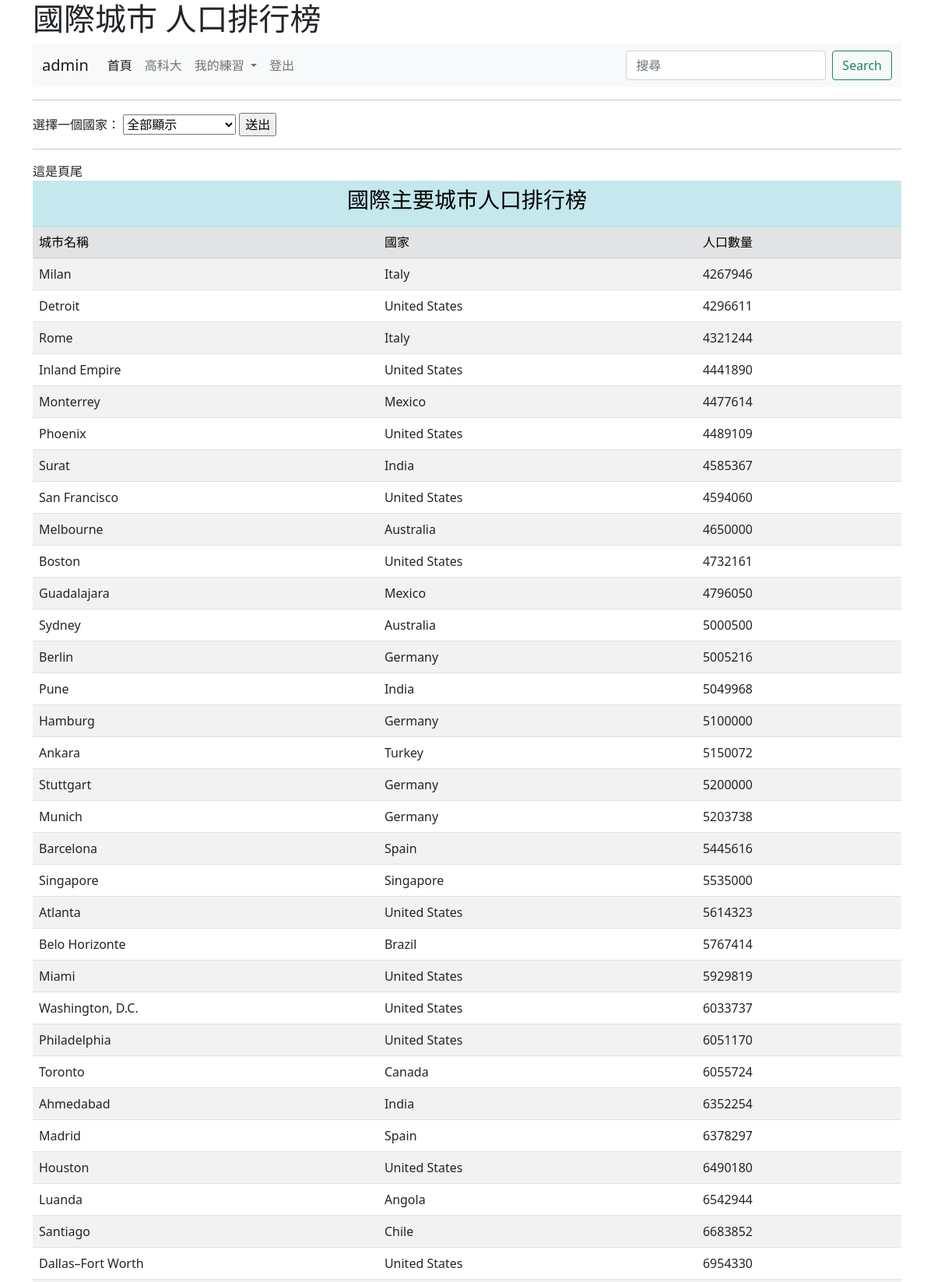
Page /rank/ (signed in, upper part) on the committed database.
### mysite/models.py (models this page shows, shortened)
class City(models.Model):
	name=models.CharField(max_length=50)
	population= models.IntegerField()
	country = models.ForeignKey(Country, on_delete=models.CASCADE)

class Country(models.Model):
	country_id = models.IntegerField() #國家id(index)為整數interger
	name = models.CharField(max_length=50) #國家名稱char
	def __str__(self):
		return self.name

### mysite/views.py (the view)
# urls.py: path('rank/',views.rank),
@login_required(login_url="/admin/login/")
def rank(request):
	if request.method == 'POST':
		id=request.POST["id"]
		if id.strip()=="999":
			return redirect("/rank/")
		try: #如果get不到的例外處理
			country=Country.objects.get(id=id)
		except:
			return redirect("/rank/")
		cities =City.objects.filter(country=country).order_by('population')
	else:
		cities=City.objects.all().order_by('population') #.order_by('population') 依照人口population進行排序
	countries=Country.objects.all()
	return render(request, "rank.html", locals())

### templates/rank.html (shortened to what this page needs)
{% extends "base.html" %}
{% block main %}
  <hr>
  <form action="/rank/" method=POST>
    選擇一個國家：
    <select name="id">
        <option value="999">全部顯示</option>
    </select>
    <input type="submit" value="送出">
  </form>
  <table class="table table-striped">
    <tr class="table-info">
      <td colspan="3" align="center"><h3>國際主要城市人口排行榜</h3></td>
    </tr>
    <tr class="table-secondary"><td>城市名稱</td><td>國家</td><td>人口數量</td></tr>
  {% for city in cities %}
  <tr>
    <td>{{ city.name }}</td>
    <td>{{ city.country }}</td>
    <td>{{ city.population }}</td>
  </tr>
  {% endfor %}
{% endblock %}

### templates/base.html (shortened to what this page needs)
<!doctype html>
<html>
	<head>
		<link href="https://cdn.jsdelivr.net/npm/bootstrap@5.0.2/dist/css/bootstrap.min.css" rel="stylesheet">
	</head>
	<body>
		<div class="container">
			<h1> {% block headmessage %}{% endblock %} </h1>
			{% include "menu.html" %}
			{% block main %}{% endblock %}
			<hr>
	</div>
	</body>
</html>

### templates/menu.html (shortened to what this page needs)
<nav class="navbar navbar-expand-lg navbar-light bg-light">
	<div class="container-fluid">
		<a class="navbar-brand" href="#">
			{% if request.user.is_authenticated %}
				{{ request.user.username }}
			{% else %}
				未登入的訪客
			{% endif %}
		</a>
		<div class="collapse navbar-collapse" id="navbarSupportedContent">
			<ul class="navbar-nav me-auto mb-2 mb-lg-0">
				<li class="nav-item">
					<a class="nav-link active" aria-current="page" href="/">首頁</a>
				</li>
				<li class="nav-item">
					<a class="nav-link" href="https://www.nkust.edu.tw/">高科大</a>
				</li>
				<li class="nav-item dropdown">
					<a class="nav-link dropdown-toggle" href="#" id="navbarDropdown" role="button" data-bs-toggle="dropdown" aria-expanded="false">
						我的練習
					</a>
				</li>
				{% if request.user.is_authenticated %}
						<li class="nav-item">
						<a class="nav-link  " href="/logout/" tabindex="-1"  >登出</a>
					</li>
				{% else %}
						<li class="nav-item">
							<a class="nav-link  " href="/admin/login/?next=/" tabindex="-1"  >登入</a>
						</li>
				{% endif %}
			</ul>
			<form class="d-flex">
				<input class="form-control me-2" type="search" placeholder="搜尋" aria-label="Search">
				<button class="btn btn-outline-success" type="submit">Search</button>
			</form>
		</div>
	</div>
</nav>

### rows in the picture
City: name "Milan", country "Italy", population "4267946"
City: name "Detroit", country "United States", population "4296611"
City: name "Rome", country "Italy", population "4321244"
City: name "Inland Empire", country "United States", population "4441890"
City: name "Monterrey", country "Mexico", population "4477614"
City: name "Phoenix", country "United States", population "4489109"
City: name "Surat", country "India", population "4585367"
City: name "San Francisco", country "United States", population "4594060"
City: name "Melbourne", country "Australia", population "4650000"
City: name "Boston", country "United States", population "4732161"
City: name "Guadalajara", country "Mexico", population "4796050"
City: name "Sydney", country "Australia", population "5000500"
City: name "Berlin", country "Germany", population "5005216"
City: name "Pune", country "India", population "5049968"
City: name "Hamburg", country "Germany", population "5100000"
City: name "Ankara", country "Turkey", population "5150072"
City: name "Stuttgart", country "Germany", population "5200000"
City: name "Munich", country "Germany", population "5203738"
City: name "Barcelona", country "Spain", population "5445616"
City: name "Singapore", country "Singapore", population "5535000"
City: name "Atlanta", country "United States", population "5614323"
City: name "Belo Horizonte", country "Brazil", population "5767414"
City: name "Miami", country "United States", population "5929819"
City: name "Washington, D.C.", country "United States", population "6033737"
City: name "Philadelphia", country "United States", population "6051170"
City: name "Toronto", country "Canada", population "6055724"
City: name "Ahmedabad", country "India", population "6352254"
City: name "Madrid", country "Spain", population "6378297"
City: name "Houston", country "United States", population "6490180"
City: name "Luanda", country "Angola", population "6542944"
City: name "Santiago", country "Chile", population "6683852"
City: name "Dallas–Fort Worth", country "United States", population "6954330"

### other values in the picture
{{ request.user.username }} "admin"
